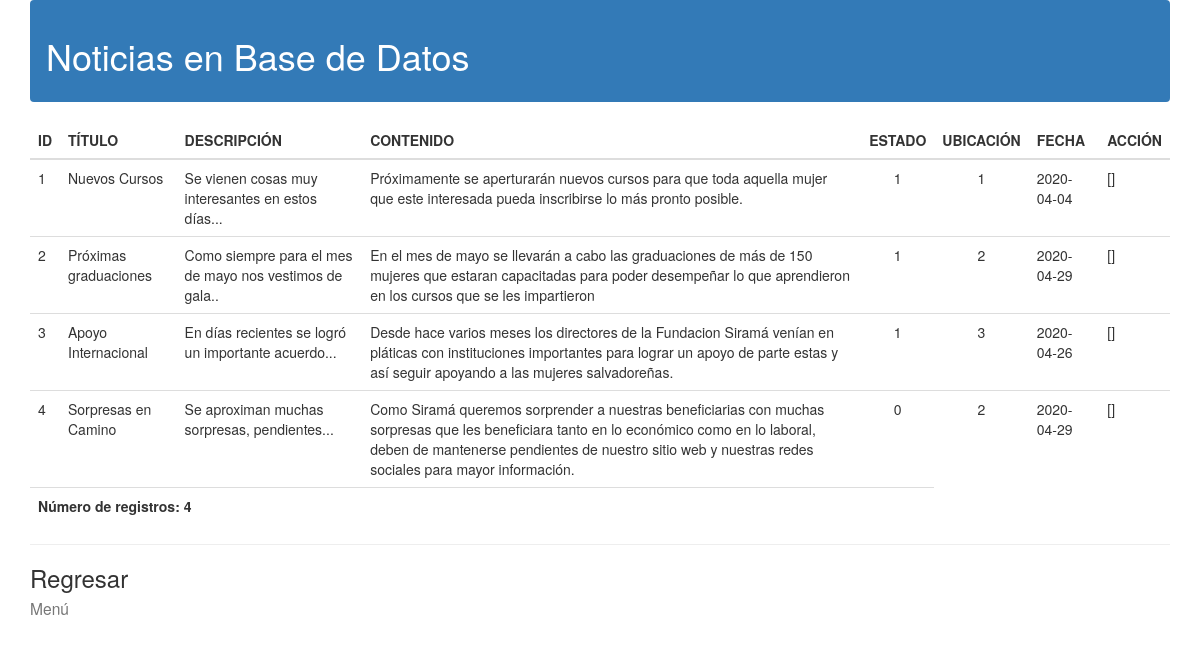
The app's page /Admin/CRUD_admin/Noticias/mostrar_noticias.php (signed in) with its own data.
### tables this page shows
CREATE TABLE IF NOT EXISTS `noticias` (
  `Id_Noti` int(5) NOT NULL,
  `Titulo` varchar(150) NOT NULL,
  `Descripcion` varchar(450) NOT NULL,
  `Contenido` varchar(1500) NOT NULL,
  `Estado` char(5) NOT NULL,
  `Fecha` date NOT NULL,
  `lugar_noti` int(5) NOT NULL,
  PRIMARY KEY (`Id_Noti`)
);

### Admin/CRUD_admin/Noticias/mostrar_noticias.php (the view, shortened to what this page needs)
<!DOCTYPE html>
	<html lang="es">
		<head>
			<link href = "//maxcdn.bootstrapcdn.com/bootstrap/3.3.0/css/bootstrap.min.css" rel = "stylesheet" id ="bootstrap-css" >
		</head>
		<header>
			<nav class = "navbar navbar-dark bg-primary" >
			<span class = "navbar-text" >
			<h1> Noticias en Base de Datos </h1>
			</span>
			</nav>
		</header>
		<body class="container">
			<?php
					@$db = new mysqli('localhost','root','','sirama', '3308');
				$db->set_charset( "utf8" );
				$consulta = " SELECT * FROM noticias ORDER BY Id_Noti";
				$resultc = $db->query($consulta);
				$num_results = $resultc->num_rows;
				echo "<table class='table'>
				<colgroup>
				<col class=\"idnoti\">
				</colgroup>
				<colgroup>
				<col class=\"titu\">
				</colgroup>
				<colgroup>
				<col class=\"descrip\">
				</colgroup>
				<colgroup>
				<col class=\"conte\">
				</colgroup>
				<colgroup>
				<col class=\"esta\">
				</colgroup>
				<colgroup>
				<col class=\"lugar\">
				</colgroup>
				<colgroup>
				<col class=\"fecha\">
				</colgroup>
				<colgroup>
				<col class=\"action\">
				</colgroup>
				<thead>
				<tr id=\"theader\">
				<th>ID</th>
				<th>TÍTULO</th>
				<th>DESCRIPCIÓN</th>
				<th>CONTENIDO</th>
				<th>ESTADO</th>
				<th>UBICACIÓN</th>
				<th>FECHA</th>
				<th>ACCIÓN</th>
				</tr>
				</thead>
				<tbody>";
				while ($row = $resultc->fetch_assoc()) {
				echo "<tr class=\"normal\"onmouseover=\"this.className='selected'\" onmouseout=\"this.className='normal'\">";
				echo "<td scope='col'>";
				echo "" . $row[ 'Id_Noti' ] . "";
				echo "</td><td scope='col'>";
				echo "" . stripslashes($row[ 'Titulo' ]) . "";
				echo "</td><td scope='col'>\n";
				echo "" . stripslashes($row[ 'Descripcion' ]) . "";
				echo "</td><td scope='col'>";
				echo "" . $row[ 'Contenido' ];
				echo "</td><td scope='col' class='text-center'>";
				echo "" . $row[ 'Estado' ];
				echo "</td><td scope='col' class='text-center'>";
				echo "" . $row[ 'lugar_noti' ];
				echo "</td><td scope='col'>";
				echo "" . $row[ 'Fecha' ];
				echo "</td><td scope='col'>";
				echo "[<a href=\"" . $_GET[ 'opc' ] . ".php?id=" .
				$row[ 'Id_Noti' ] . "\">";
				echo "</a>]";
				echo "</td></tr>";
				}
				echo "</tbody>";
				echo "<tfoot>";
				echo "<tr id=\"tfooter\">";
				echo "<th colspan=\"5\">";
				echo "Número de registros: " . $num_results . "";
				echo "</th>";
				echo "</tr>";
				echo "</tfoot>";
				echo "</table>";
				?>
				<hr class = "d-lg-none divider" >
				<a href = "Opciones_Noticias.php" class = "d-block h3
				font-weight-normal" > Regresar <br>
				<small class = "d-block text-muted
				text-small" > Menú </small>
				</a>
		</body>
	</html>

### records on screen
noticias: Id_Noti "1", Titulo "Nuevos Cursos", Descripcion "Se vienen cosas muy interesantes en estos días...", Contenido "Próximamente se aperturarán nuevos cursos para que toda aquella mujer que este interesada pueda inscribirse lo más pronto posible.", Estado "1", lugar_noti "1", Fecha "2020-04-04"
noticias: Id_Noti "2", Titulo "Próximas graduaciones", Descripcion "Como siempre para el mes de mayo nos vestimos de gala..", Contenido "En el mes de mayo se llevarán a cabo las graduaciones de más de 150 mujeres que estaran capacitadas para poder desempeñar lo que aprendieron en los cursos que se les impartieron", Estado "1", lugar_noti "2", Fecha "2020-04-29"
noticias: Id_Noti "3", Titulo "Apoyo Internacional", Descripcion "En días recientes se logró un importante acuerdo...", Contenido "Desde hace varios meses los directores de la Fundacion Siramá venían en pláticas con instituciones importantes para lograr un apoyo de parte estas y así seguir apoyando a las mujeres salvadoreñas.", Estado "1", lugar_noti "3", Fecha "2020-04-26"
noticias: Id_Noti "4", Titulo "Sorpresas en Camino", Descripcion "Se aproximan muchas sorpresas, pendientes...", Contenido "Como Siramá queremos sorprender a nuestras beneficiarias con muchas sorpresas que les beneficiara tanto en lo económico como en lo laboral, deben de mantenerse pendientes de nuestro sitio web y nuestras redes sociales para mayor información.", Estado "0", lugar_noti "2", Fecha "2020-04-29"

### other values on screen
$num_results "4"
